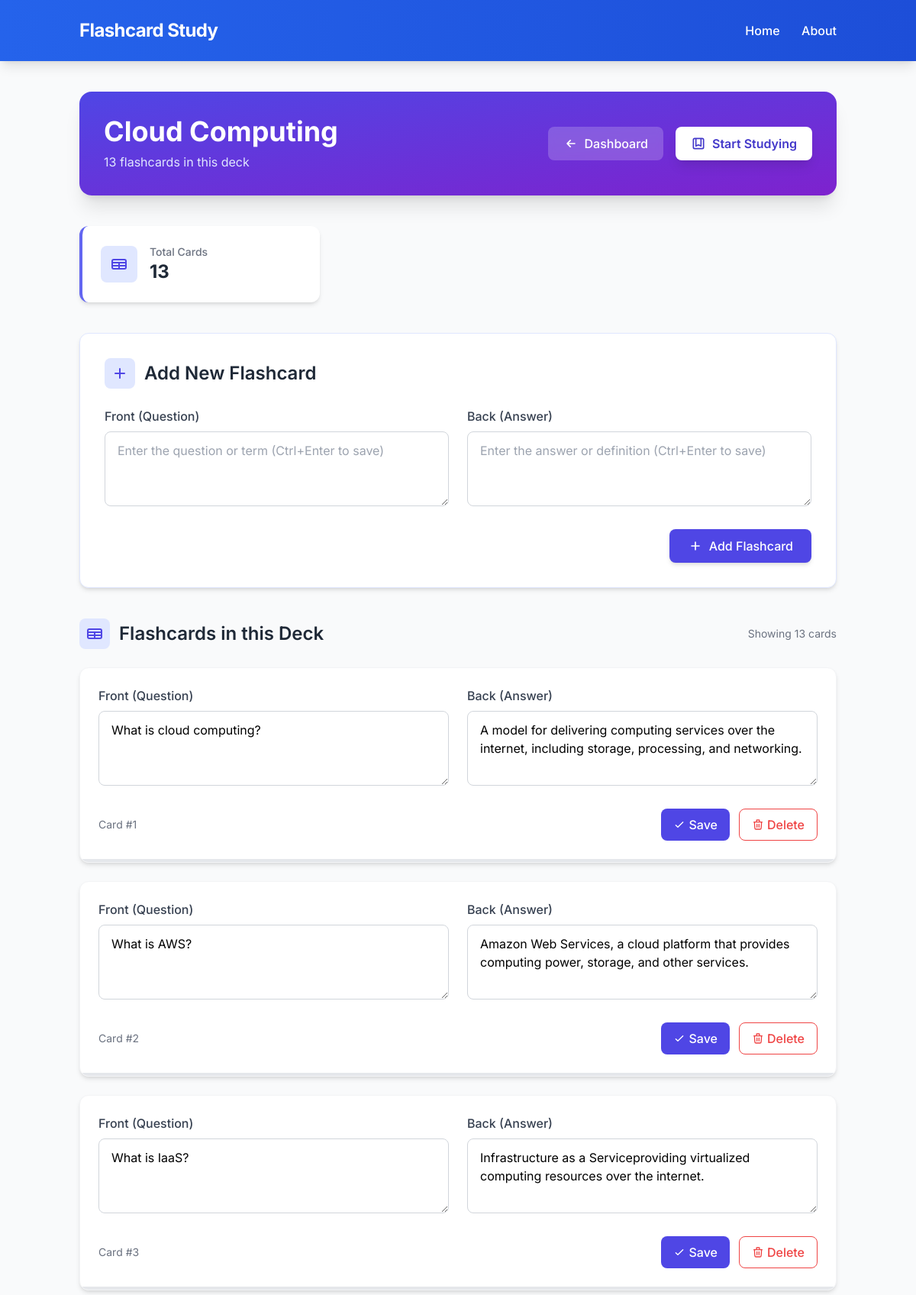
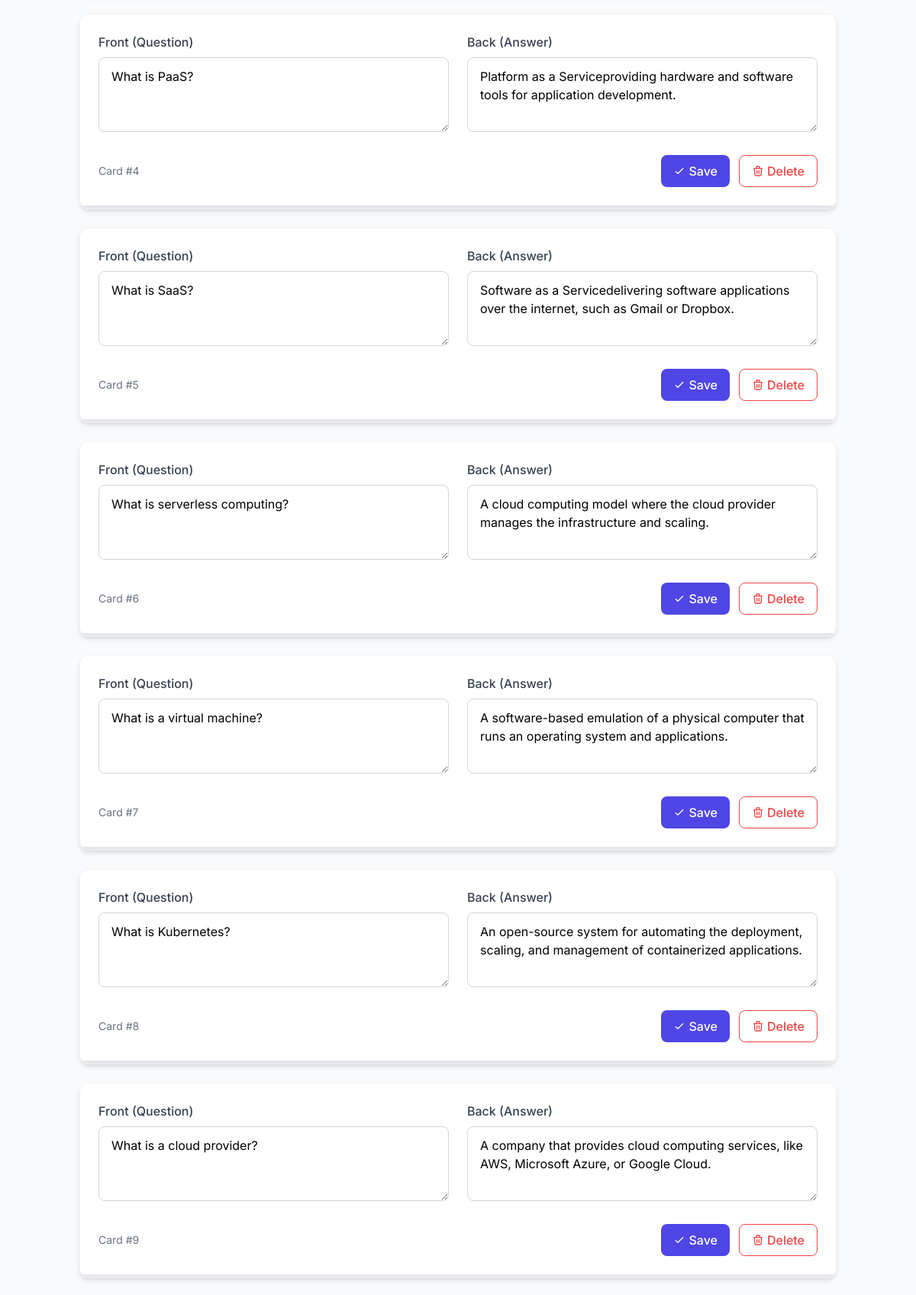
Page /decks/3/ (upper part) on the committed database (2 pictures, top to bottom).
### flashcards/models.py (models this page shows, shortened)
class Deck(models.Model):
    name = models.CharField(max_length=100)
    created_at = models.DateTimeField(auto_now_add=True)

class Flashcard(models.Model):
    deck = models.ForeignKey(Deck, on_delete=models.CASCADE, related_name='flashcards')
    front = models.CharField(max_length=255)
    back = models.CharField(max_length=255)
    created_at = models.DateTimeField(auto_now_add=True)

### flashcards/views.py (the view)
# urls.py: path('decks/<int:deck_id>/', views.deck_detail, name='deck_detail'),
def deck_detail(request, deck_id):
    deck = get_object_or_404(Deck, id=deck_id)
    return render(request, 'flashcards/deck_detail.html', {'deck': deck})

### flashcards/templates/flashcards/deck_detail.html (shortened to what this page needs)
{% extends 'flashcards/base.html' %}
{% block content %}
<section class="max-w-6xl mx-auto">
  <div class="bg-gradient-to-br from-indigo-600 to-purple-700 rounded-2xl p-8 mb-10 shadow-xl">
    <div class="flex flex-col md:flex-row justify-between items-center">
      <div class="text-white mb-6 md:mb-0">
        <h2 class="text-3xl md:text-4xl font-bold mb-2">{{ deck.name }}</h2>
        <p class="text-indigo-100">{{ deck.flashcards.count }} flashcards in this deck</p>
      </div>
      <div class="flex space-x-4">
        <a href="{% url 'home' %}"
           class="flex items-center bg-white/20 backdrop-blur-sm text-white py-2.5 px-5 rounded-lg hover:bg-white/30 transition-all duration-200 font-medium">
          <svg xmlns="http://www.w3.org/2000/svg" class="h-5 w-5 mr-2" fill="none" viewBox="0 0 24 24" stroke="currentColor">
            <path stroke-linecap="round" stroke-linejoin="round" stroke-width="2" d="M11 17l-5-5m0 0l5-5m-5 5h12" />
          </svg>
          Dashboard
        </a>
        <a href="{% url 'study_mode' deck.id %}"
           class="flex items-center bg-white text-indigo-700 py-2.5 px-5 rounded-lg hover:bg-indigo-50 transition-all duration-200 font-semibold shadow-lg transform hover:scale-105">
          <svg xmlns="http://www.w3.org/2000/svg" class="h-5 w-5 mr-2" fill="none" viewBox="0 0 24 24" stroke="currentColor">
            <path stroke-linecap="round" stroke-linejoin="round" stroke-width="2" d="M16 4v12l-4-2-4 2V4M6 20h12a2 2 0 002-2V6a2 2 0 00-2-2H6a2 2 0 00-2 2v12a2 2 0 002 2z" />
          </svg>
          Start Studying
        </a>
      </div>
    </div>
  </div>
  <div class="grid grid-cols-1 md:grid-cols-3 gap-6 mb-10">
    <div class="bg-white rounded-xl shadow-md p-6 border-l-4 border-indigo-500">
      <div class="flex items-center">
        <div class="bg-indigo-100 p-3 rounded-lg mr-4">
          <svg xmlns="http://www.w3.org/2000/svg" class="h-6 w-6 text-indigo-600" fill="none" viewBox="0 0 24 24" stroke="currentColor">
            <path stroke-linecap="round" stroke-linejoin="round" stroke-width="2" d="M3 10h18M3 14h18m-9-4v8m-7 0h14a2 2 0 002-2V8a2 2 0 00-2-2H5a2 2 0 00-2 2v8a2 2 0 002 2z" />
          </svg>
        </div>
        <div>
          <p class="text-gray-500 text-sm font-medium">Total Cards</p>
          <h4 class="text-2xl font-bold text-gray-800">{{ deck.flashcards.count }}</h4>
        </div>
      </div>
    </div>
  </div>
  <div class="bg-white rounded-xl shadow-md p-8 mb-10 border border-indigo-100 fade-in">
    <h3 class="text-2xl font-semibold text-gray-800 mb-6 flex items-center">
      <div class="bg-indigo-100 p-2 rounded-lg mr-3">
        <svg xmlns="http://www.w3.org/2000/svg" class="h-6 w-6 text-indigo-600" fill="none" viewBox="0 0 24 24" stroke="currentColor">
          <path stroke-linecap="round" stroke-linejoin="round" stroke-width="2" d="M12 6v6m0 0v6m0-6h6m-6 0H6" />
        </svg>
      </div>
      Add New Flashcard
    </h3>
    <div class="grid grid-cols-1 md:grid-cols-2 gap-6 mb-6">
      <div>
        <label for="front" class="block text-gray-700 font-medium mb-2">Front (Question)</label>
        <textarea id="front" rows="3"
               placeholder="Enter the question or term"
               class="w-full border border-gray-300 rounded-lg px-4 py-3 focus:outline-none focus:ring-2 focus:ring-indigo-500 focus:border-indigo-500 transition"></textarea>
      </div>
      <div>
        <label for="back" class="block text-gray-700 font-medium mb-2">Back (Answer)</label>
        <textarea id="back" rows="3"
               placeholder="Enter the answer or definition"
               class="w-full border border-gray-300 rounded-lg px-4 py-3 focus:outline-none focus:ring-2 focus:ring-indigo-500 focus:border-indigo-500 transition"></textarea>
      </div>
    </div>
    <div class="flex justify-end">
      <button onclick="createFlashcard()"
              class="flex items-center bg-indigo-600 text-white py-2.5 px-6 rounded-lg hover:bg-indigo-700 transition-all duration-200 font-medium shadow-md">
        <svg xmlns="http://www.w3.org/2000/svg" class="h-5 w-5 mr-2" fill="none" viewBox="0 0 24 24" stroke="currentColor">
          <path stroke-linecap="round" stroke-linejoin="round" stroke-width="2" d="M12 6v6m0 0v6m0-6h6m-6 0H6" />
        </svg>
        Add Flashcard
      </button>
    </div>
  </div>
  <div class="mb-6 flex items-center justify-between">
    <h3 class="text-2xl font-semibold text-gray-800 flex items-center">
      <div class="bg-indigo-100 p-2 rounded-lg mr-3">
        <svg xmlns="http://www.w3.org/2000/svg" class="h-6 w-6 text-indigo-600" fill="none" viewBox="0 0 24 24" stroke="currentColor">
          <path stroke-linecap="round" stroke-linejoin="round" stroke-width="2" d="M3 10h18M3 14h18m-9-4v8m-7 0h14a2 2 0 002-2V8a2 2 0 00-2-2H5a2 2 0 00-2 2v8a2 2 0 002 2z" />
        </svg>
      </div>
      Flashcards in this Deck
    </h3>
    {% if deck.flashcards.all %}
    <div class="text-sm text-gray-500">
      Showing {{ deck.flashcards.count }} cards
    </div>
    {% endif %}
  </div>
  <div id="flashcards-list" class="space-y-6">
    {% for card in deck.flashcards.all %}
      <div class="bg-white rounded-xl shadow-md hover:shadow-lg transition-all duration-300 overflow-hidden border border-gray-100 fade-in"
           data-card-id="{{ card.id }}">
        <div class="p-6">
          <div class="grid grid-cols-1 md:grid-cols-2 gap-6 mb-6">
            <div>
              <label for="front_{{ card.id }}" class="block text-gray-700 font-medium mb-2">Front (Question)</label>
              <textarea id="front_{{ card.id }}" rows="3"
                     class="w-full border border-gray-300 rounded-lg px-4 py-3 focus:outline-none focus:ring-2 focus:ring-indigo-500 focus:border-indigo-500 transition">{{ card.front }}</textarea>
            </div>
            <div>
              <label for="back_{{ card.id }}" class="block text-gray-700 font-medium mb-2">Back (Answer)</label>
              <textarea id="back_{{ card.id }}" rows="3"
                     class="w-full border border-gray-300 rounded-lg px-4 py-3 focus:outline-none focus:ring-2 focus:ring-indigo-500 focus:border-indigo-500 transition">{{ card.back }}</textarea>
            </div>
          </div>
          <div class="flex justify-between items-center">
            <div class="text-sm text-gray-500">
              Card #{{ forloop.counter }}
            </div>
            <div class="flex space-x-3">
              <button onclick="updateFlashcard({{ card.id }})"
                      class="flex items-center bg-indigo-600 text-white py-2 px-4 rounded-lg hover:bg-indigo-700 transition-colors duration-200 font-medium">
                <svg xmlns="http://www.w3.org/2000/svg" class="h-4 w-4 mr-1" fill="none" viewBox="0 0 24 24" stroke="currentColor">
                  <path stroke-linecap="round" stroke-linejoin="round" stroke-width="2" d="M5 13l4 4L19 7" />
                </svg>
                Save
              </button>
              <button onclick="deleteFlashcard({{ card.id }})"
                      class="flex items-center bg-white border border-red-500 text-red-500 py-2 px-4 rounded-lg hover:bg-red-50 transition-colors duration-200 font-medium">
                Delete
              </button>
            </div>
          </div>
        </div>
        {% if card.mastered %}
        <div class="w-full bg-green-500 h-1"></div>
        {% elif card.learning %}
        <div class="w-full bg-amber-500 h-1"></div>
        {% else %}
        <div class="w-full bg-gray-200 h-1"></div>
        {% endif %}
      </div>
    {% endfor %}
  </div>
</section>
{% endblock %}

### flashcards/templates/flashcards/base.html (style rules this page uses)
body { font-family: 'Inter', sans-serif; }
.fade-in { animation: fadeIn 0.5s ease-in; }

### rows in the picture
Deck: name "Cloud Computing", flashcards.count "13"
Flashcard: id "What is cloud computing?", id "A model for delivering computing services over the internet, including storage, processing, and networking."
Flashcard: id "What is AWS?", id "Amazon Web Services, a cloud platform that provides computing power, storage, and other services."
Flashcard: id "What is IaaS?", id "Infrastructure as a Serviceproviding virtualized computing resources over the internet."
Flashcard: id "What is PaaS?", id "Platform as a Serviceproviding hardware and software tools for application development."
Flashcard: id "What is SaaS?", id "Software as a Servicedelivering software applications over the internet, such as Gmail or Dropbox."
Flashcard: id "What is serverless computing?", id "A cloud computing model where the cloud provider manages the infrastructure and scaling."
Flashcard: id "What is a virtual machine?", id "A software-based emulation of a physical computer that runs an operating system and applications."
Flashcard: id "What is Kubernetes?", id "An open-source system for automating the deployment, scaling, and management of containerized applications."
Flashcard: id "What is a cloud provider?", id "A company that provides cloud computing services, like AWS, Microsoft Azure, or Google Cloud."
